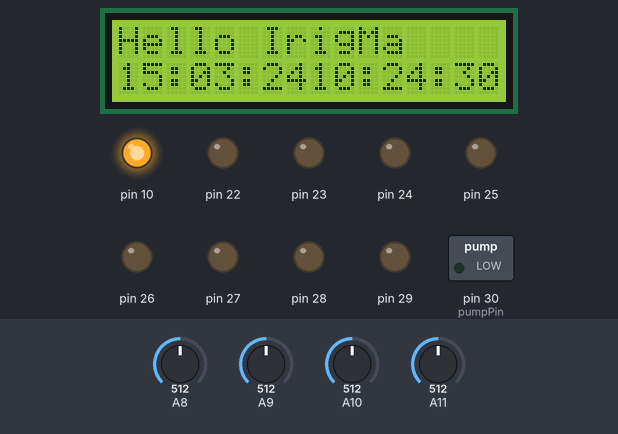
A sketch run on a simulated Arduino Mega 2560, built with avr-gcc and run on an emulated ATmega2560. Shown: 16×2 character LCD, switched loads named in the sketch (green lamp = pin HIGH), output pins drawn as LEDs (lit = HIGH). The test bench sets the inputs (shaded band); at power-on: A8 = 512, A9 = 512, A10 = 512, A11 = 512. The local clock reads 2024-03-15 10:24:30 at power-on unless the sketch sets it; storage starts empty.

Above: at 0.6 s.
At 9.2 s:
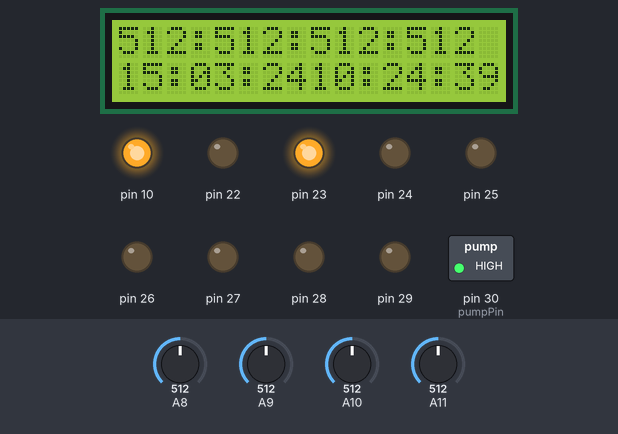
At 12.2 s:
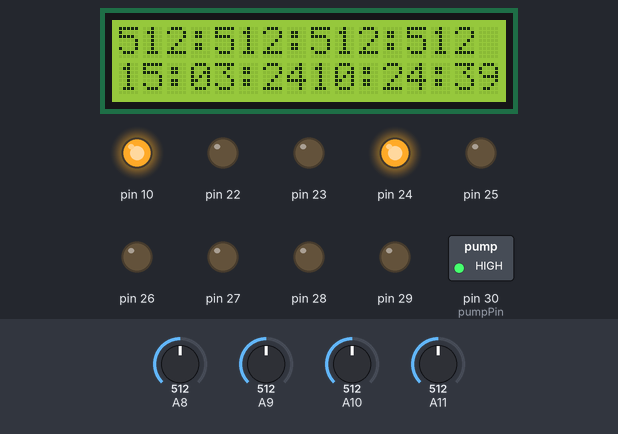
At 16.2 s:
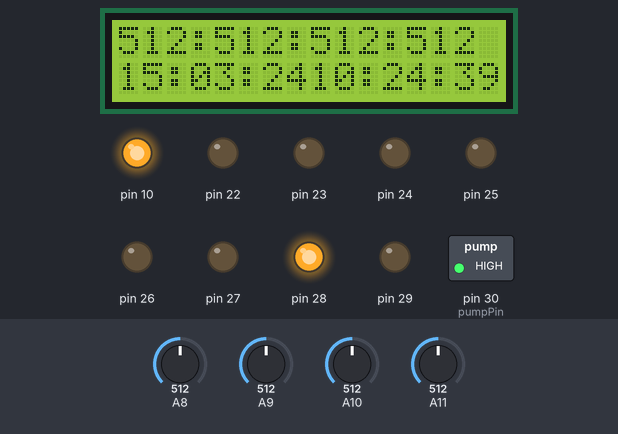
At 28.2 s:
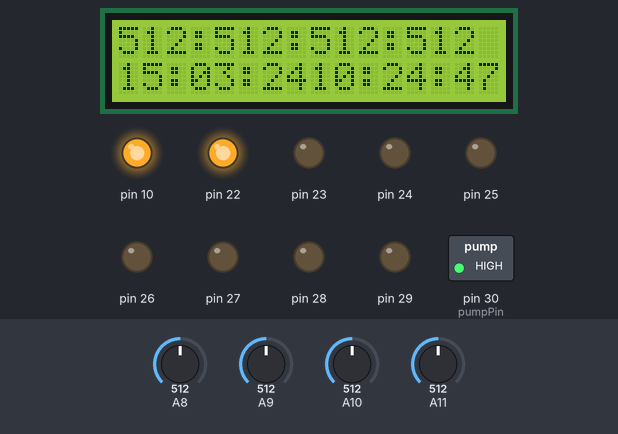
At 35.2 s:
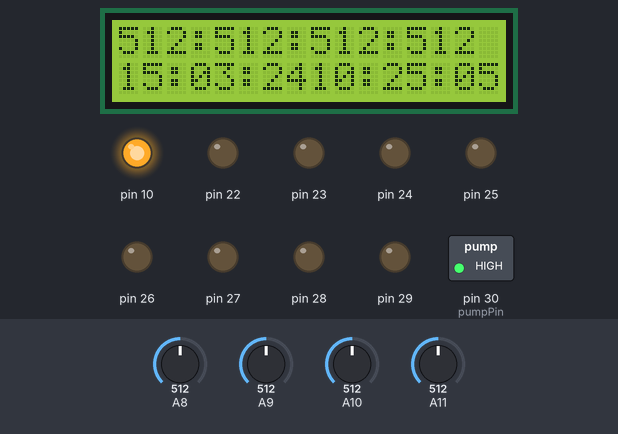
Timing chart, 0 to 36.7 s (numbered marks = the images above):
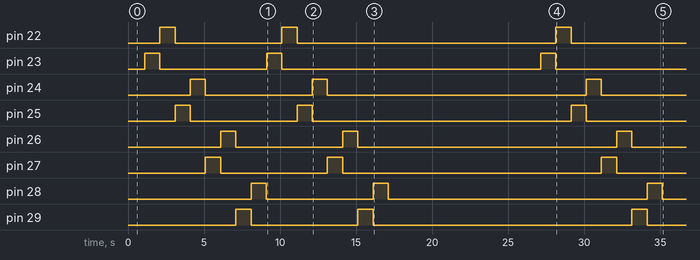

The sketch:

IrigMaLogger.ino
```cpp
#include <SD.h>
#include <SPI.h>
#include <MoistureSensor.h>
#include <Time.h>
//#include <TimeAlarms.h>
#include <LiquidCrystal.h>
#include <DS1307RTC.h>
#include <Wire.h>

int pumpPin = 30;

int moisture[5] = { 0, 0, 0, 0, 0 };
int moistureThreshold = 50;
int moistureRange = 5;

String timeStr;
String dateStr;

MoistureSensor sensor1(22,23,8);
MoistureSensor sensor2(24,25,9);
MoistureSensor sensor3(26,27,10);
MoistureSensor sensor4(28,29,11);
//MoistureSensor sensors[4] = {sensor1,sensor2,sensor3,sensor4};

LiquidCrystal lcd(8, 9, 4, 5, 6, 7);
File logFile;

void setup() {
  getTime();
  initSD();
  lcd.begin(16, 2);
  lcd.print("Hello IrigMa");
  lcd.setCursor(0,1);
  lcd.print(dateStr+timeStr);
  delay(500);
  lcd.clear();
  pinMode(pumpPin,OUTPUT);
  digitalWrite(pumpPin,HIGH);
  controlMoisture();
    //Alarm.timerRepeat(20, controlMoisture);
}
void loop() {
  //Alarm.delay(100);
  controlMoisture();
  delay(10000);
}

int getMoisture(MoistureSensor sensor) {
  sensor.setCurrent(false);
  delay(1000);
  int moisture0 = sensor.checkMoisture();
  sensor.setCurrent(true);
  delay(1000);
  moisture0 += sensor.checkMoisture();
  moisture0 = moisture0 /2;
  sensor.sleep();
  return moisture0;
}

void controlMoisture() {
  moisture[1] = getMoisture(sensor1);
  moisture[2] = getMoisture(sensor2);
  moisture[3] = getMoisture(sensor3);
  moisture[4] = getMoisture(sensor4);
  lcd.setCursor(0,0);
  lcd.print(String(moisture[1])+":"+String(moisture[2])+":"+String(moisture[3])+":"+String(moisture[4]));
  moisture[0] = moisture[1] + moisture[2] + moisture[3] + moisture[4];
  moisture[0] = moisture[0] / 4;
  if (moisture[0] <= moistureThreshold) giveWater();
  writeLog();
}

void giveWater() {
  digitalWrite(pumpPin,LOW);
  lcd.setCursor(0,0);
  delay(5000);
  digitalWrite(pumpPin,HIGH);
  writeToLog("Giving Water");
}

String getTime() {
  timeStr = "";
  dateStr = "";
  tmElements_t tm;
  setTime(tm.Hour,tm.Minute,tm.Second,tm.Day,tm.Month,tmYearToCalendar(tm.Year));
  if (RTC.read(tm)) {
    timeStr +=digits(tm.Hour);
    timeStr +=':';
    timeStr +=digits(tm.Minute);
    timeStr +=':';
    timeStr +=digits(tm.Second);
    dateStr +=digits(tm.Day);
    dateStr +=':';
    dateStr +=digits(tm.Month);
    dateStr +=':';
    dateStr +=String(tmYearToCalendar(tm.Year)).substring(2);
    return timeStr+":"+dateStr;
  } else {
    if (RTC.chipPresent()) {
      return "Please set Time!";
    } else {
      return "DS1307 read error!";
    }
  }
}

String digits(int input) {
  if (input<=9) return "0"+String(input);
  else return String(input);
}

void writeLog()
{
  getTime();
  lcd.setCursor(0,1);
  lcd.print(dateStr+timeStr);
  String logName = dateStr+".log";
  logName.replace(":","_");
  char __dataFileName[logName.length()+1];
  logName.toCharArray(__dataFileName, sizeof(__dataFileName));
  logFile = SD.open(__dataFileName, FILE_WRITE);
  if (logFile) {
    logFile.println(timeStr+String(moisture[1])+":"+String(moisture[2])+":"+String(moisture[3])+":"+String(moisture[4]));
    logFile.close();
  } else {
  }
}

void writeToLog(String message) {
  getTime();
  lcd.setCursor(0,1);
  lcd.print(dateStr+timeStr);
  String logName = dateStr+".log";
  logName.replace(":","_");
  char __dataFileName[logName.length()+1];
  logName.toCharArray(__dataFileName, sizeof(__dataFileName));
  logFile = SD.open(__dataFileName, FILE_WRITE);
  if (logFile) {
    logFile.println(timeStr);
    logFile.close();
  } else {
    lcd.setCursor(0,1);
    lcd.print(timeStr+" "+message);
  }
}

void initSD() {
  lcd.print("SD Init");
  pinMode(10, OUTPUT);
  while (!SD.begin(10,11,12,13)) {
    lcd.setCursor(0,0);
    lcd.println("Insert SD Card");
  }
  lcd.setCursor(0,0);
  lcd.println("SD Init Done");
  delay(500);
  lcd.clear();
}
```

Measured:
- by itself, pin 22–29: goes LOW 7.0 s, HIGH 1.0 s, LOW 17.0 s, HIGH 1.0 s, then LOW
- what the display in image 0 shows lasts 0.5 s, from 0.6 s to 1.1 s
